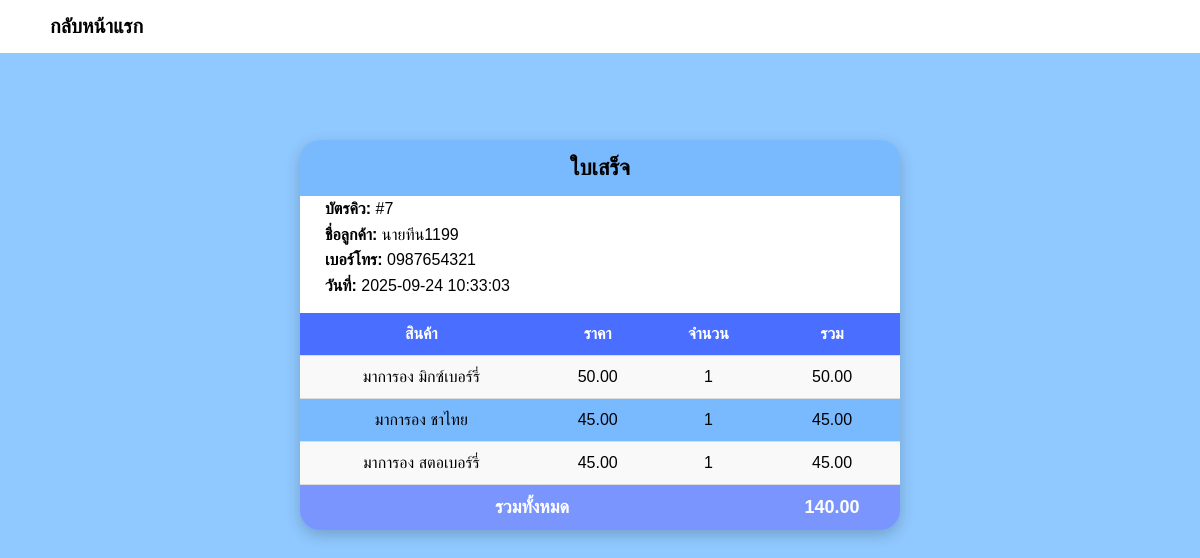
The page /receipt.php?id=7 on the database its author committed.
### tables this page shows
CREATE TABLE `orders` (
  `id` int(11) NOT NULL,
  `customer_name` varchar(100) DEFAULT NULL,
  `phone` varchar(20) DEFAULT NULL,
  `total` decimal(10,2) DEFAULT NULL,
  `created_at` timestamp NOT NULL DEFAULT current_timestamp()
);

CREATE TABLE `order_items` (
  `id` int(11) NOT NULL,
  `order_id` int(11) DEFAULT NULL,
  `product` varchar(100) DEFAULT NULL,
  `price` decimal(10,2) DEFAULT NULL,
  `quantity` int(11) DEFAULT NULL
);

### receipt.php (the view, shortened to what this page needs)
<?php
include 'db_connect.php';
$id = $_GET['id'];
$order = $conn->query("SELECT * FROM orders WHERE id=$id")->fetch_assoc();
$items = $conn->query("SELECT * FROM order_items WHERE order_id=$id");
?>
<!DOCTYPE html>
<html lang="th">
<head>
  <link rel="stylesheet" href="receipt.css">
</head>
<body>
<div class="back-link-bar">
  <a href="index.html" class="back-link">กลับหน้าแรก</a>
</div>
<div class="receipt">
  <div class="receipt-header">ใบเสร็จ</div>
  <div class="customer-info">
    <p><strong>บัตรคิว:</strong> #<?= $order['id'] ?></p>
    <p><strong>ชื่อลูกค้า:</strong> <?= $order['customer_name'] ?></p>
    <p><strong>เบอร์โทร:</strong> <?= $order['phone'] ?></p>
    <p><strong>วันที่:</strong> <?= $order['created_at'] ?></p>
  </div>
  <table>
    <tr>
      <th>สินค้า</th>
      <th>ราคา</th>
      <th>จำนวน</th>
      <th>รวม</th>
    </tr>
    <?php while($row = $items->fetch_assoc()): ?>
    <tr>
      <td><?= $row['product'] ?></td>
      <td><?= number_format($row['price'], 2) ?></td>
      <td><?= $row['quantity'] ?></td>
      <td><?= number_format($row['price'] * $row['quantity'], 2) ?></td>
    </tr>
    <?php endwhile; ?>
    <tr class="total-row">
      <td colspan="3">รวมทั้งหมด</td>
      <td><?= number_format($order['total'], 2) ?></td>
    </tr>
  </table>
</div>
</body>
</html>

### receipt.css (style rules this page uses)
* { margin: 0; padding: 0; box-sizing: border-box; }
body { font-family: "Prompt", sans-serif; background: #90c9ff; margin: 0; padding: 20px; display: flex; flex-direction: column; align-items: center; animation: fadeIn 1s ease-in-out; }
.back-link-bar { position: fixed; top: 0; left: 0; width: 100%; background: #ffffff; justify-content: flex-end; padding: 15px 50px; z-index: 1000; }
.back-link { color: #000; font-weight: bold; font-size: 20px; text-decoration: none; }
.receipt { background: rgb(121, 186, 255); width: 600px; border-radius: 20px; box-shadow: 0 5px 15px rgba(0,0,0,0.2); overflow: hidden; animation: popIn 0.8s ease-out; margin-top: 120px; }
.receipt-header { text-align: center; font-size: 22px; font-weight: bold; padding: 15px; }
.customer-info { background-color: #ffffff; padding: 0 25px 15px 25px; font-size: 16px; line-height: 1.6; }
table { width: 100%; border-collapse: collapse; font-size: 16px; animation: fadeUp 1.2s ease; }
th, td { padding: 12px; text-align: center; border-bottom: 1px solid #ddd; }
th { background: #4a6eff; color: white; }
tr:nth-child(even) td { background: #f9f9f9; }
.total-row td { background: #7b95ff; color: white; font-weight: bold; font-size: 18px; border: none; }

### rows shown on the page
orders: id "7", customer_name "นายทีน1199", phone "0987654321", created_at "2025-09-24 10:33:03", total "140.00"
order_items: product "มาการอง มิกซ์เบอร์รี่", price "50.00", quantity "1", $row['price']*$row['quantity'] "50.00"
order_items: product "มาการอง ชาไทย", price "45.00", quantity "1", $row['price']*$row['quantity'] "45.00"
order_items: product "มาการอง สตอเบอร์รี่", price "45.00", quantity "1", $row['price']*$row['quantity'] "45.00"
